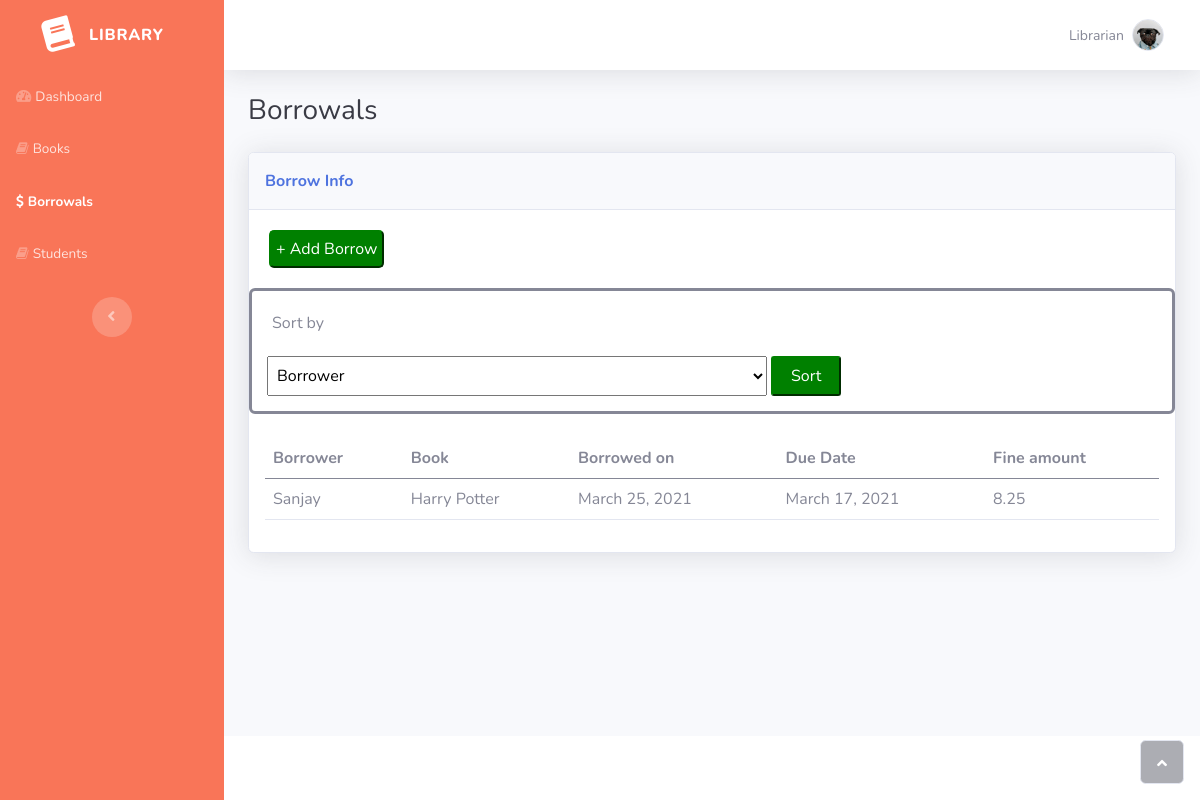
Page /borrows/ on the earlier database version.
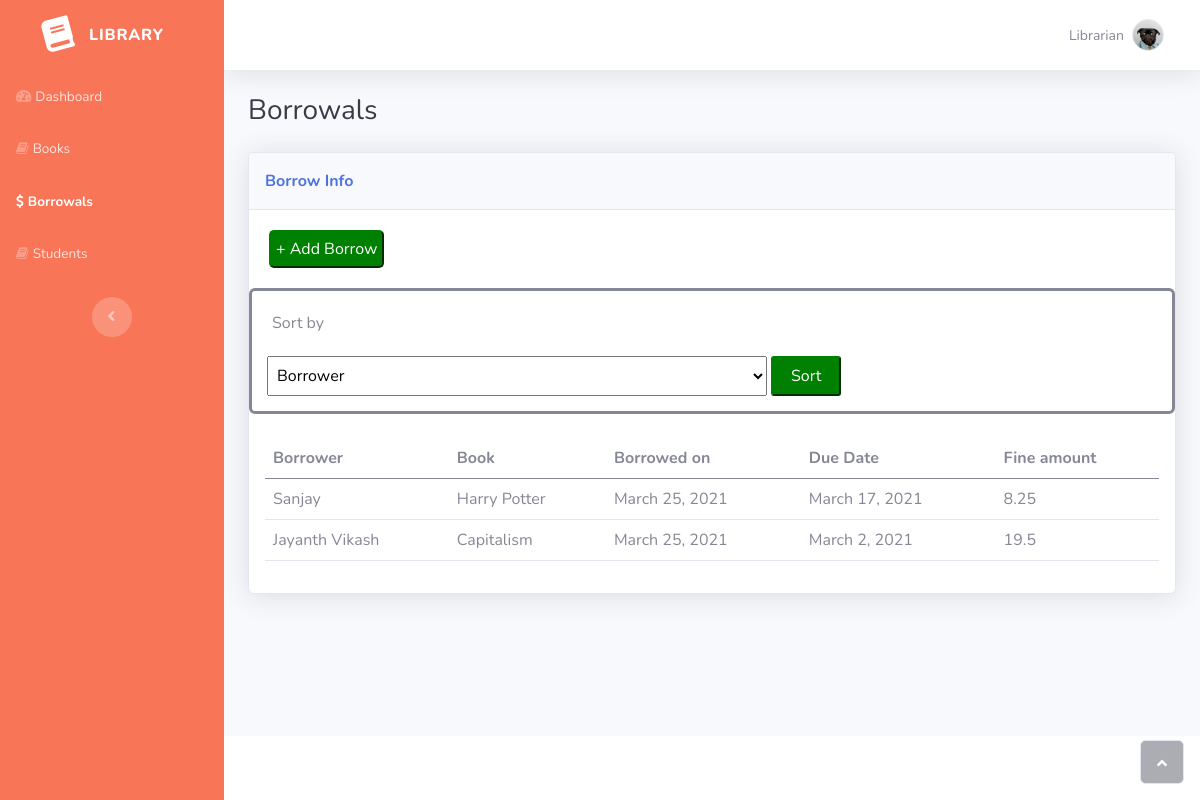
Same page on the later database version.
### library/models.py (models this page shows, shortened)
class Borrow(models.Model):
    borrower = models.OneToOneField(Student, on_delete=models.CASCADE)
    borrowed_on = models.DateField(auto_now_add=True)
    due_date = models.DateField(null=True)
    book = models.OneToOneField(Book, on_delete=models.CASCADE, default=None)

class Student(models.Model):
    fullname = models.CharField(max_length=200, null=True)
    roll_number = models.CharField(max_length=20, null=True)
    email = models.EmailField(null=True)
    academic_year = models.CharField(max_length=200,
        choices= (
            ('I year', 'I year'),
            ('II year', 'II year'),
            ('III year', 'III year'),
            ('IV year', 'IV year')
        )
    )
    fine_amount = models.FloatField(null=True, default=0.0)
    def __str__(self):
        return self.fullname

class Book(models.Model):
    isbn_number = models.CharField(max_length=20, null=True)
    title = models.CharField(max_length=200, null=True)
    author = models.CharField(max_length=200, null=True)
    copies = models.IntegerField(null=True)

### library/views.py (the view)
# urls.py: path('borrows/', views.borrows, name='borrows'),
def borrows(request):
    borrows = list(Borrow.objects.all())
    if request.method == 'POST':
        key = request.POST.get('sort_by')
        qSort(borrows, key.lower())
    for b in borrows:
        if b.due_date < timezone.now().date():
            diff = datetime.now().date() - b.due_date
            fine = diff.days * 0.75
            s = b.borrower
            s.fine_amount = fine
            s.save()
    return render(request, 'library/borrows.html', {'borrows': borrows})

### library/templates/library/borrows.html (shortened to what this page needs)
{% extends 'library/template.html' %}
{% load static %}
{% block sidebar %}
                <ul class="navbar-nav text-light" id="accordionSidebar">
                    <li class="nav-item"><a class="nav-link" href="{% url 'home' %}"><i class="fas fa-tachometer-alt"></i><span>Dashboard</span></a></li>
                    <li class="nav-item"><a class="nav-link" href="{% url 'books' %}"><i class="fa fa-book"></i><span>Books</span></a></li>
                    <li class="nav-item"><a class="nav-link active" href="{% url 'borrows' %}"><i class="fa fa-dollar"></i><span>Borrowals</span></a></li>
                    <li class="nav-item"><a class="nav-link" href="{% url 'students' %}"><i class="fa fa-book"></i><span>Students</span></a></li>
                </ul>
{%endblock %}
{% block content %}
                <div class="container-fluid">
                    <h3 class="text-dark mb-4">Borrowals</h3>
                    <div class="card shadow">
                        <div class="card-header py-3">
                            <p class="text-primary m-0 fw-bold">Borrow Info</p>
                        </div>
                        <a href="{% url 'add-borrow' %}"><button type="button" style="background-color: green; color: white; padding: 5px; border-color: green; border-radius: 5px; margin: 20px;">+ Add Borrow</button></a>
                        <div style="border-style: solid; padding: 15px; border-radius: 6px;">
                            <p style="padding: 5px;">Sort by</p>
                            <form method="post">
                                <select name="sort_by" style="width: 500px; height: 40px; padding: 5px;">
                                    <option>Borrower</option>
                                </select>
                                <button style="width: 70px; height: 40px;padding-left: 5px; padding-right: 5px; background-color: green; color: white; border-color: green; border-radius: 3px;">Sort</button>
                            </form>
                        </div>
                        <div class="card-body">
                            <div class="table-responsive table mt-2" id="dataTable" role="grid" aria-describedby="dataTable_info">
                                <table class="table my-0" id="dataTable">
                                    <thead>
                                        <tr>
                                            <th>Borrower</th>
                                            <th>Book</th>
                                            <th>Borrowed on</th>
                                            <th>Due Date</th>
                                            <th>Fine amount</th>
                                        </tr>
                                    </thead>
                                    <tbody>
                                        {% for borrow in borrows %}
                                            <tr>
                                                <td>{{borrow.borrower}}</td>
                                                <td>{{borrow.book.title}}</td>
                                                <td>{{borrow.borrowed_on}}</td>
                                                <td>{{borrow.due_date}}</td>
                                                <td>{{borrow.borrower.fine_amount}}</td>
                                            </tr>
                                        {% endfor %}
                                    </tbody>
                                </table>
                            </div>
                        </div>
                    </div>
                </div>
{% endblock %}

Differences in the rows shown:
added Borrow: borrower "Jayanth Vikash", book "Capitalism", borrowed_on "March 25, 2021", due_date "March 2, 2021", borrower.fine_amount "19.5"
